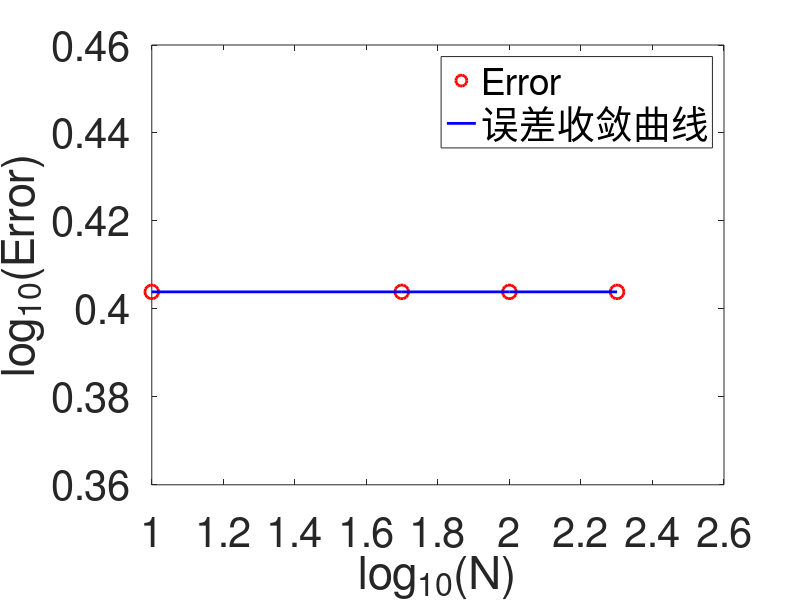

The MATLAB script that drew this image:
clc,clear,close all;
N=[10,50,100,200]; %N为取区间个数（自由度）
ch=length(N);
for j=1:ch
%解Ax=f
%先算A
L=-1;R=1;
h(j)=(R-L)/N(j);
t=L:h(j):R;
A=zeros(N(j),N(j));vf=zeros(N(j),1);
r=@(x) exp(x);q=@(x) x^2;
f=@(x) 1-(1+x^2)*exp(-x);
al=1;bl=0;ar=1;br=0;cr=exp(1);cl=1/exp(1);
temp1=zeros(N(j)-2,1);%主对角
temp2=zeros(N(j)-2,1);%下次主对角
temp3=zeros(N(j)-2,1);%上次主对角
for i=1:N(j)-2
    temp1(i)=r(t(i))*h(j)^2+2;
    temp2(i)=-q(t(i))*h(j)/2-1;
    temp3(i)=q(t(i))*h(j)/2-1;
end
A(1,1)=2*al*h(j)-3*bl;A(1,2)=4*bl;A(1,3)=-bl;
A(N(j),N(j)-2)=br;A(N(j),N(j)-1)=-4*br;A(N(j),N(j))=3*br+2*ar*h(j);
vf(1)=h(j)*cl;vf(N(j))=h(j)*cr;
for i=2:N(j)-1
    A(i,i)=temp1(i-1);
    A(i,i-1)=temp2(i-1);
    A(i,i+1)=temp3(i-1);
    vf(i)=f(t(i))*h(j)^2;
end
c=A\vf;
% c=Chase(diag(A),diag(A,-1),diag(A,1),vf);
tru=zeros(N(j),1);
ftru=@(x) exp(-x);
for i=1:N(j)
    tru(i)=ftru(t(i));
end
err=abs(c-tru);
maxerr(j)=max(err);
end
N=log10(N);
maxerr=log10(maxerr);
figure
fig1=plot(N,maxerr,'or',N,maxerr,'-b');
set(fig1,'markersize',12);
set(fig1,'LineWidth',2,'markersize',10); 
set(gca,'FontSize',30);
xlabel('log_{10}(N)'); ylabel('log_{10}(Error)');
legend('Error','误差收敛曲线')